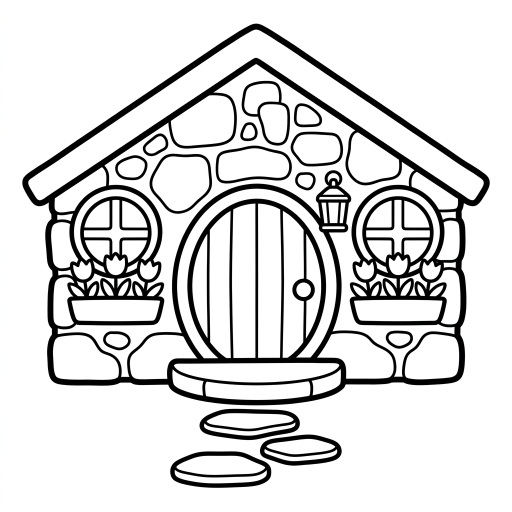
#> input picture kdp/cozy-cottage/pages/page-01-the-round-door.png, 1024 x 1024 px (shown at 1/2 size)
$ python qa.py pages/page-01-the-round-door.png
#> lines starting #> are read from the running program, lines starting #| are printed output that depends on the picture; after the words box and inside, x2 and y2 are one past the last pixel; in counts of white or black regions, pixels touching at a corner belong together
#!/usr/bin/env python3
"""Automated QA gate for bold & easy coloring pages.

Implements the six-point gate from the Phase 3 deck as measurements, so a page
is judged by numbers instead of vibes. Run it on every generated page BEFORE it
goes into the interior PDF.

    python3 qa.py pages/*.png
    python3 qa.py pages/*.png --json     # machine-readable
    python3 qa.py pages/page-01*.png --ref   # save as the style reference baseline

Checks
  1. GRAYSCALE    pure black ink on pure white paper - no color cast
  2. NO SHADING   almost no mid-gray pixels (the #1 bold & easy killer)
  3. LINE WEIGHT  stroke width normalized to 300 DPI at 8.5 in wide
  4. DENSITY      ink coverage - too empty reads as lazy, too dense reads as intricate
  5. SHAPES       connected-component count - the proxy for "is this fiddly"
  6. SAFE AREA    nothing important inside the outer 5% (trim/bind margin)

Requires: pillow, numpy, scipy  (pip install --break-system-packages pillow numpy scipy)
"""

import argparse
import glob
import json
import os
import sys

import numpy as np
from PIL import Image
from scipy import ndimage

# ---- targets ---------------------------------------------------------------
# Normalized line weight: measured px scaled to an 8.5 in page at 300 DPI (2550 px).
PLACE_WIDTH_PX = 2550          # 8.5 in * 300 DPI
MIN_SOURCE_PX = 2550           # below this the file cannot hold 300 DPI

T = {
    "gray_max": 8.0,           # % mid-tone pixels
    "gray_ideal": 3.0,
    "cast_max": 6.0,           # mean channel spread
    "stroke_min": 8.0,         # px at 300 DPI  (~0.7 mm printed)
    "stroke_ideal_min": 12.0,  # (~1.0 mm)
    "stroke_ideal_max": 28.0,  # (~2.4 mm)
    "stroke_max": 40.0,
    "fiddle_max": 45.0,        # ink runs per inked row; hero scenes sit ~26, vignettes ~12
    "fiddle_ideal": 30.0,
    "pocket_min": 0.25,        # median colorable pocket as % of page
    "ink_min": 4.0,            # % of page covered in ink
    "ink_ideal_min": 7.0,
    "ink_ideal_max": 20.0,
    "ink_max": 28.0,
    "shapes_min": 3,
    "shapes_ideal_min": 5,
    "shapes_ideal_max": 22,
    "shapes_max": 45,
    "edge_max": 6.0,           # % of ink sitting in the outer 5% frame
    "edge_ideal": 1.5,
}


def run_lengths(mask):
    """Every horizontal run of True in `mask`, as lengths in px."""
    idx = np.flatnonzero(np.diff(np.concatenate(
        ([0], mask.astype(np.int8).ravel(), [0]))).astype(np.int64))
    return idx[1::2] - idx[0::2]


def analyse(path):
#> called with path = 'pages/page-01-the-round-door.png'
    im = Image.open(path).convert("RGB")
#> im is the input picture: PIL image 1024x1024 RGB; mean R, G, B 218.1, 218.1, 218.1
    w, h = im.size
#> w = 1024; h = 1024
    a = np.asarray(im).astype(np.int16)

    r, g, b = a[..., 0], a[..., 1], a[..., 2]
    lum = (0.299 * r + 0.587 * g + 0.114 * b)
    cast = float(max(np.abs(r - g).mean(), np.abs(g - b).mean(), np.abs(r - b).mean()))
#> cast = 0.0427

    # 1/2 shading: mid-tones that are neither paper nor ink
    gray = ((lum > 35) & (lum < 225)).mean() * 100.0
#> gray = 2.79

    ink = lum < 128
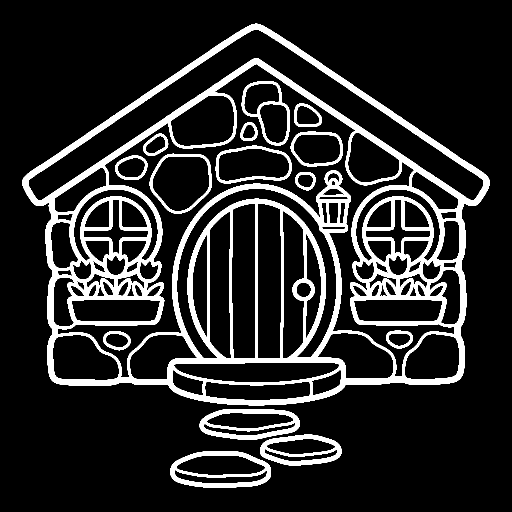
#> ink: shape (1024, 1024) bool (shown at 1/2 size); 14.5% white; 15 white regions, largest, box (x1, y1, x2, y2) and area: (45, 47, 979, 811) 126335, (341, 903, 542, 976) 4870, (399, 818, 600, 880) 4663
    ink_pct = ink.mean() * 100.0
#> ink_pct = 14.52

    # 3 line weight. Distance-transform means overestimate because ink pixels
    # cluster at stroke centres; run lengths measure the stroke directly.
    # (A run through a diagonal stroke overestimates slightly, so this is a
    # conservative upper bound - it errs toward flagging thin lines.)
    scale = PLACE_WIDTH_PX / float(w) if w else 1.0
#> scale = 2.49
    hr = run_lengths(ink)
#> hr = 10514 values, max 350 at index 9621, min 1 at index 5737, mean 14.48
    vr = run_lengths(ink.T)
#> vr = 11657 values, max 329 at index 5711, min 1 at index 11319, mean 13.06
    stroke = float(np.median(np.concatenate([hr, vr])) * scale)
#> stroke = 24.9
    # hairlines: runs that are genuinely thin once scaled to 300 DPI
    # (4 source px on a 1024px render is NOT thin - that is the normal stroke)
    hairlines = float((np.concatenate([hr, vr]) * scale < 10.0).mean() * 100.0)
#> hairlines = 0.392
    stroke_dt = 0.0
    if ink.any():
        d = ndimage.distance_transform_edt(ink)[ink]
        stroke_dt = float(d.mean() * 4.0 * scale)
#> stroke_dt = 26.47

    # 5a fiddliness: how many separate ink runs the busiest rows contain.
    # Low = big calm shapes (bold & easy). High = intricate detail.
    per_row = np.array([(np.abs(np.diff(row.view(np.int8))).sum() // 2) for row in ink],
                       dtype=np.float64)
#> per_row = 1024 values, max 42 at index 571, min 0 at index 0, mean 10.27
    fiddle = float(np.percentile(per_row, 95))
#> fiddle = 26

    # 5b shape count: connected components, ignoring specks
    lbl, n = ndimage.label(ink)
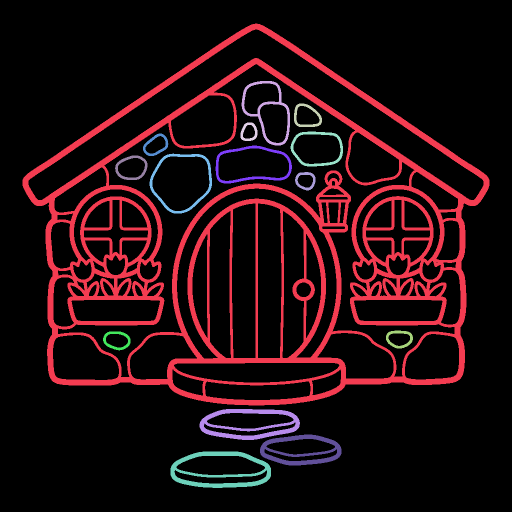
#> lbl: shape (1024, 1024) int32 (shown at 1/2 size); 16 distinct labels, from 0 to 15; one colour per label, 0 black
#> n = 15
    if n:
        sizes = ndimage.sum(ink, lbl, range(1, n + 1))
#> sizes = [126335, 2206, 801, 523, 1476, 685, 2007, 1993, 869, 570, 708, 713, 4663, 3864, 4870]
        min_area = max(30, 0.0002 * w * h)
#> min_area = 209.7
        shapes = int((sizes >= min_area).sum())
#> shapes = 15
    else:
        shapes = 0

    # colorable pockets: enclosed white regions big enough to actually color
    white = ~ink
    wlbl, wn = ndimage.label(white)
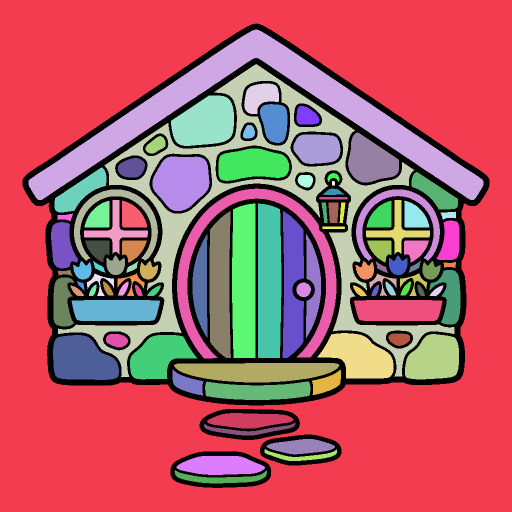
#> wlbl: shape (1024, 1024) int32 (shown at 1/2 size); 102 distinct labels, from 0 to 101; one colour per label, 0 black
#> wn = 101
    wsizes = np.sort(ndimage.sum(white, wlbl, range(1, wn + 1)))[::-1]
#> wsizes = 101 values, max 510113 at index 0, min 1 at index 99, mean 8874.2
    colorable = wsizes[wsizes > 0.002 * white.size]
#> colorable = 39 values, max 510113 at index 0, min 2119 at index 38, mean 21871.9
    pocket = float(np.median(colorable) / white.size * 100.0) if len(colorable) else 0.0
#> pocket = 0.586
    pockets = int(len(colorable))
#> pockets = 39

    # 6 safe area: share of ink in the outer 5% frame
    m = int(min(w, h) * 0.05)
#> m = 51
    frame = np.ones_like(ink)
    frame[m:-m, m:-m] = False
    edge = (ink & frame).sum() / max(ink.sum(), 1) * 100.0
#> edge = 0.348

    checks = [
        ("grayscale", cast, T["cast_max"], cast <= T["cast_max"], "mean channel spread"),
        ("no shading", gray, T["gray_max"], gray <= T["gray_ideal"],
         gray <= T["gray_max"], "% mid-tone pixels"),
        ("line weight", stroke, (T["stroke_min"], T["stroke_max"]),
         T["stroke_ideal_min"] <= stroke <= T["stroke_ideal_max"],
         T["stroke_min"] <= stroke <= T["stroke_max"], "px @300dpi"),
        ("hairlines", hairlines, 10.0, hairlines <= 2.0, hairlines <= 10.0, "% runs < 4px"),
        ("fiddliness", fiddle, T["fiddle_max"], fiddle <= T["fiddle_ideal"],
         fiddle <= T["fiddle_max"], "runs/row (p95)"),
        ("pockets", pocket, T["pocket_min"], pocket >= 0.30, pocket >= T["pocket_min"],
         "% median colorable area"),
        ("density", ink_pct, (T["ink_min"], T["ink_max"]),
         T["ink_ideal_min"] <= ink_pct <= T["ink_ideal_max"],
         T["ink_min"] <= ink_pct <= T["ink_max"], "% ink"),
        ("shapes", shapes, (T["shapes_min"], T["shapes_max"]),
         T["shapes_ideal_min"] <= shapes <= T["shapes_ideal_max"],
         T["shapes_min"] <= shapes <= T["shapes_max"], "components"),
        ("safe area", edge, T["edge_max"], edge <= T["edge_ideal"],
         edge <= T["edge_max"], "% ink in outer 5%"),
    ]

    results = []
    for c in checks:
        name, val, limit = c[0], c[1], c[2]
        if len(c) == 6:
            ok, tol, unit = c[3], c[4], c[5]
        else:
            ok, tol, unit = c[3], c[3], c[4]
        results.append(dict(check=name, value=round(float(val), 2), unit=unit,
                            status="PASS" if ok else ("WARN" if tol else "FAIL")))
#> this loop made 9 passes
#> (name, val, limit, unit) on passes 1 to 9: ('grayscale', 0.0427, 6, 'mean channel spread'), ('no shading', 2.79, 8, '% mid-tone pixels'), ('line weight', 24.9, (8, 40), 'px @300dpi'), ('hairlines', 0.392, 10, '% runs < 4px'), ('fiddliness', 26, 45, 'runs/row (p95)'), ('pockets', 0.586, 0.25, '% median colorable area'), ('density', 14.52, (4, 28), '% ink'), ('shapes', 15, (3, 45), 'components'), ('safe area', 0.348, 6, '% ink in outer 5%')
#> after the loop, results = 9 items

    res = dict(
        file=os.path.basename(path), width=w, height=h,
        square=abs(w - h) <= 2,
        dpi_at_8p5in=round(w / 8.5, 1),
        resolution_ok=w >= MIN_SOURCE_PX,
        grayscale_cast=round(cast, 2),
        gray_pct=round(gray, 2),
        stroke_px_300dpi=round(stroke, 1),
        stroke_dt_px_300dpi=round(stroke_dt, 1),
        hairline_pct=round(hairlines, 2),
        stroke_mm=round(stroke / 300.0 * 25.4, 2),
        fiddliness=round(fiddle, 1),
        pocket_pct=round(pocket, 3),
        pockets=pockets,
        ink_pct=round(ink_pct, 2),
        shapes=shapes,
        edge_ink_pct=round(edge, 2),
        checks=results,
    )
    res["verdict"] = ("FAIL" if any(c["status"] == "FAIL" for c in results)
                      else "WARN" if any(c["status"] == "WARN" for c in results)
                      else "PASS")
    return res


def main():
    ap = argparse.ArgumentParser()
    ap.add_argument("files", nargs="+")
    ap.add_argument("--json", action="store_true")
    ap.add_argument("--ref", action="store_true",
                    help="write this page's measurements to baseline.json as the style reference")
    a = ap.parse_args()

    files = []
    for pat in a.files:
        files.extend(sorted(glob.glob(pat)) or [pat])

    rows = [analyse(f) for f in files]
#> rows = 1 item

    if a.json:
        print(json.dumps(rows, indent=2))
    else:
        pad = max(len(r["file"]) for r in rows)
#> pad = 26
        for r in rows:
            print(f"\n{'=' * 78}\n{r['file']:<{pad}}  {r['verdict']}   "
                  f"[{r['width']}x{r['height']}, {r['dpi_at_8p5in']} DPI at 8.5in]")
            print("-" * 78)
            print(f"  {'CHECK':<14}{'VALUE':>10}  {'UNIT':<20}STATUS")
            for c in r["checks"]:
                print(f"  {c['check']:<14}{c['value']:>10}  {c['unit']:<20}{c['status']}")
            print(f"\n  stroke {r['stroke_px_300dpi']}px @300dpi = {r['stroke_mm']}mm printed "
                  f"(DT est {r['stroke_dt_px_300dpi']}px) | hairlines {r['hairline_pct']}% | "
                  f"fiddliness {r['fiddliness']}")
            print(f"  ink {r['ink_pct']}% | shapes {r['shapes']} | colorable pockets "
                  f"{r['pockets']} (median {r['pocket_pct']}%) | cast {r['grayscale_cast']}")
            if not r["square"]:
                print("  ! not square - the deck is 1:1")
            if not r["resolution_ok"]:
                print(f"  ! only {r['width']}px - upscale to >=2550px before placing at 8.5in/300DPI")
#> this loop made 1 pass
#> (printed output is left out)
        print()

    if a.ref and rows:
        base = dict(
            file=rows[0]["file"],
            note="Style reference. Every later page must stay within these tolerances.",
            stroke_px_300dpi=rows[0]["stroke_px_300dpi"],
            stroke_mm=rows[0]["stroke_mm"],
            ink_pct=rows[0]["ink_pct"],
            gray_pct=rows[0]["gray_pct"],
            fiddliness=rows[0]["fiddliness"],
            shapes=rows[0]["shapes"],
            pockets=rows[0]["pockets"],
            pocket_pct=rows[0]["pocket_pct"],
            edge_ink_pct=rows[0]["edge_ink_pct"],
            tolerances=dict(
                stroke_pct=0.35, ink_pct=0.35, gray_pct=0.5,
                fiddliness_pct=0.45, shapes_pct=0.40, edge_ratio=3.0,
            ),
        )
        p = os.path.join(os.path.dirname(os.path.abspath(__file__)), "baseline.json")
        with open(p, "w") as f:
            json.dump(base, f, indent=2)
            f.write("\n")
        print(f"style reference baseline saved from {rows[0]['file']} -> {p}")

    sys.exit(1 if any(r["verdict"] == "FAIL" for r in rows) else 0)
#> (the program exits here)
